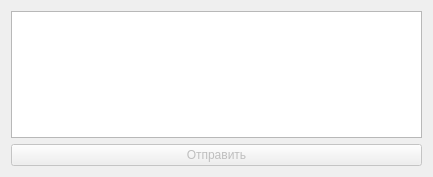
<?xml version="1.0" encoding="UTF-8"?>
<ui version="4.0">
 <class>send_dialog</class>
 <widget class="QDialog" name="send_dialog">
  <property name="geometry">
   <rect>
    <x>0</x>
    <y>0</y>
    <width>433</width>
    <height>177</height>
   </rect>
  </property>
  <property name="windowTitle">
   <string>Отправка смс</string>
  </property>
  <property name="windowIcon">
   <iconset resource="../resources/resources.qrc">
    <normaloff>:/icons/icons/sms.ico</normaloff>:/icons/icons/sms.ico</iconset>
  </property>
  <property name="modal">
   <bool>true</bool>
  </property>
  <layout class="QVBoxLayout" name="verticalLayout">
   <item>
    <widget class="QPlainTextEdit" name="msg"/>
   </item>
   <item>
    <widget class="QPushButton" name="send">
     <property name="enabled">
      <bool>false</bool>
     </property>
     <property name="text">
      <string>Отправить</string>
     </property>
    </widget>
   </item>
  </layout>
 </widget>
 <resources>
  <include location="../resources/resources.qrc"/>
 </resources>
 <connections>
  <connection>
   <sender>msg</sender>
   <signal>textChanged()</signal>
   <receiver>send_dialog</receiver>
   <slot>on_msg_changed()</slot>
   <hints>
    <hint type="sourcelabel">
     <x>53</x>
     <y>50</y>
    </hint>
    <hint type="destinationlabel">
     <x>-22</x>
     <y>86</y>
    </hint>
   </hints>
  </connection>
  <connection>
   <sender>send</sender>
   <signal>clicked()</signal>
   <receiver>send_dialog</receiver>
   <slot>on_send()</slot>
   <hints>
    <hint type="sourcelabel">
     <x>211</x>
     <y>157</y>
    </hint>
    <hint type="destinationlabel">
     <x>-21</x>
     <y>152</y>
    </hint>
   </hints>
  </connection>
 </connections>
 <slots>
  <slot>on_msg_changed()</slot>
  <slot>on_send()</slot>
 </slots>
</ui>
